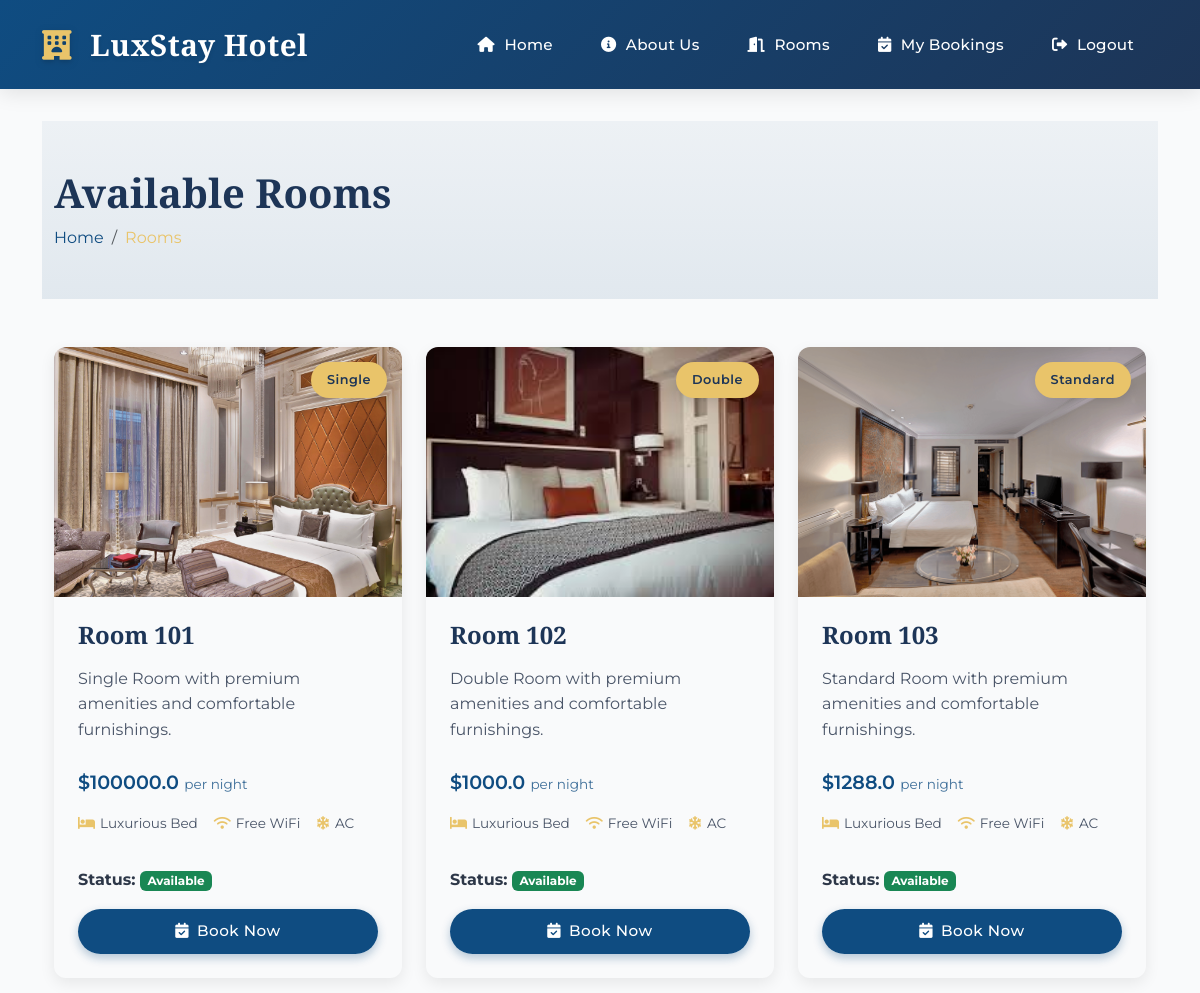
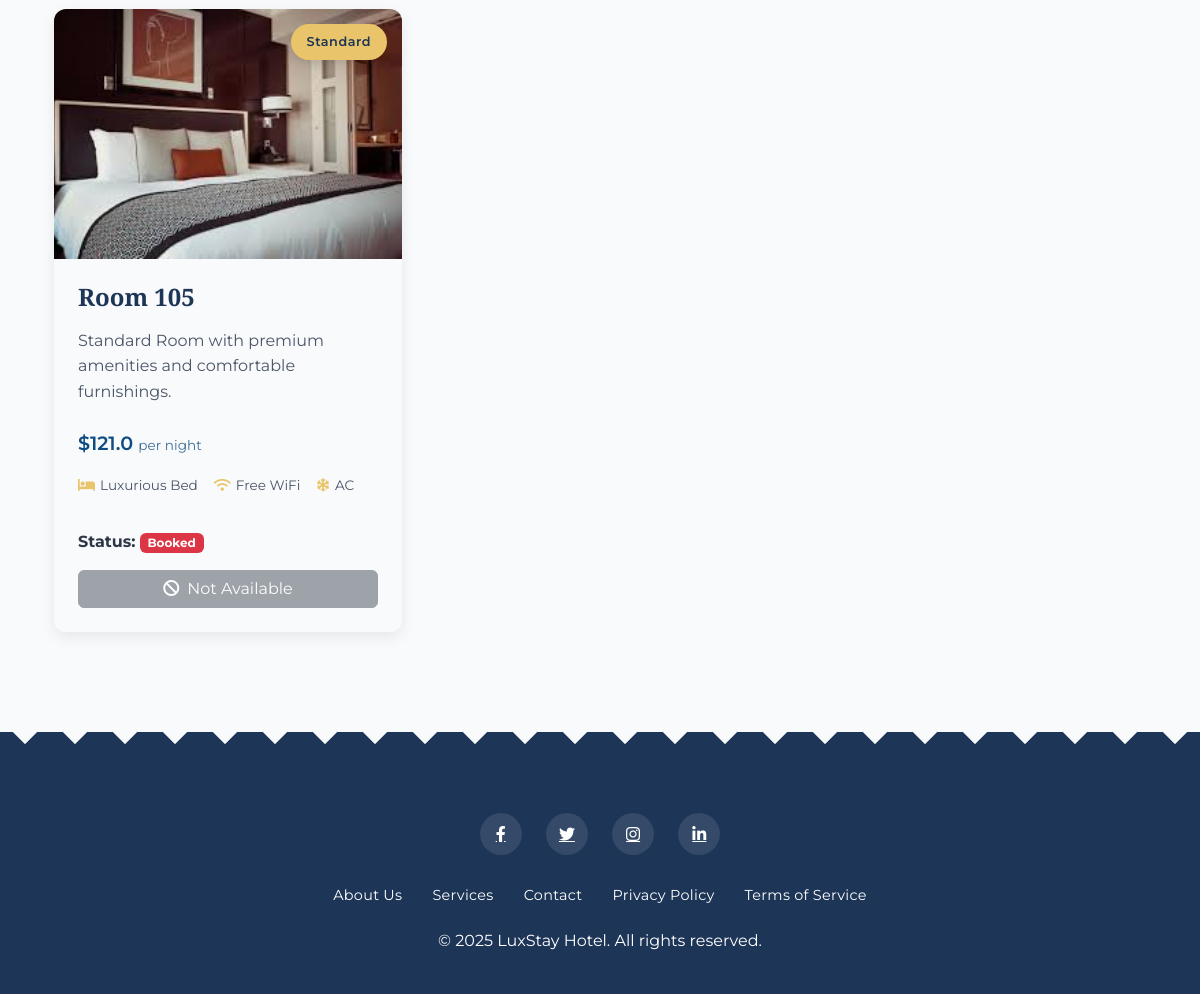
Page /rooms (signed in) on the committed database (2 pictures, top to bottom).
### models.py (models this page shows, shortened)
class Room(db.Model):
    __tablename__ = 'rooms'
    r_id = db.Column(db.Integer, primary_key=True)
    room_no = db.Column(db.String(10), unique=True, nullable=False)
    type = db.Column(db.String(50), nullable=False)
    price = db.Column(db.Float, nullable=False)
    is_available = db.Column(db.Boolean, default=True)
    rating = db.Column(db.Float, default=0.0)
    bookings = db.relationship('Booking', backref='room', lazy=True)
    reviews = db.relationship('Review', backref='room', lazy=True)

### routes.py (the view)
@app.route('/rooms')
@login_required
def rooms():
    all_rooms = Room.query.all()
    return render_template('rooms.html', rooms=all_rooms)

### routes.py (called while the page is built)
@login_manager.user_loader
def load_user(user_id):
    return User.query.get(int(user_id))

### templates/rooms.html (shortened to what this page needs)
{% extends "base.html" %}
{% block content %}
<div class="page-header">
    <div class="container">
        <h1 class="mb-2">Available Rooms</h1>
        <nav aria-label="breadcrumb">
            <ol class="breadcrumb">
                <li class="breadcrumb-item"><a href="{{ url_for('home') }}">Home</a></li>
                <li class="breadcrumb-item active" aria-current="page">Rooms</li>
            </ol>
        </nav>
    </div>
</div>
<div class="container">
    <div class="row">
        {% for room in rooms %}
        <div class="col-md-4 mb-4">
            <div class="booking-card">
                <div class="room-img-container">
                    <img src="{{ url_for('static', filename='images/room-' + room.r_id|string + '.png') }}"
                        class="room-img" alt="Room {{ room.room_no }}"
                        onerror="this.src='{{ url_for('static', filename='images/room1.jpeg') }}'">
                    <div class="room-badge">{{ room.type }}</div>
                </div>
                <div class="card-body">
                    <h5 class="card-title">Room {{ room.room_no }}</h5>
                    <p class="card-text">{{ room.type }} Room with premium amenities and comfortable furnishings.</p>
                    <span class="price-tag">${{ room.price }} <span>per night</span></span>
                    <div class="room-features">
                        <div class="room-feature"><i class="fas fa-bed"></i> Luxurious Bed</div>
                        <div class="room-feature"><i class="fas fa-wifi"></i> Free WiFi</div>
                        <div class="room-feature"><i class="fas fa-snowflake"></i> AC</div>
                    </div>
                    <div class="d-flex justify-content-between align-items-center mb-3">
                        <div>
                            <strong>Status:</strong>
                            {% if room.is_available %}
                                <span class="badge bg-success">Available</span>
                            {% else %}
                                <span class="badge bg-danger">Booked</span>
                            {% endif %}
                        </div>
                    </div>
                    {% if room.is_available %}
                    <div class="d-grid">
                        <a href="{{ url_for('book_room', room_id=room.r_id) }}" class="btn btn-primary">
                            <i class="fas fa-calendar-check me-2"></i>Book Now
                        </a>
                    </div>
                    {% else %}
                    <div class="d-grid">
                        <button class="btn btn-secondary" disabled>
                            <i class="fas fa-ban me-2"></i>Not Available
                        </button>
                    </div>
                    {% endif %}
                </div>
            </div>
        </div>
        {% else %}
        <div class="col-12">
            <div class="alert alert-info">
                <i class="fas fa-info-circle me-2"></i>No rooms available at the moment. Please check back later.
            </div>
        </div>
        {% endfor %}
    </div>
</div>
{% endblock %}

### templates/base.html (style rules this page uses)
:root { --primary-color: #0f4c81; --secondary-color: #1d3557; --accent-color: #e9c46a; --accent-hover: #f1d78e; --light-bg: #f8fafc; --dark-text: #2d3748; --light-text: #ffffff; --border-radius: 12px; --box-shadow: 0 10px 30px -5px rgba(0, 0, 0, 0.15); --transition: all 0.4s cubic-bezier(0.165, 0.84, 0.44, 1); }
body { font-family: 'Montserrat', sans-serif; color: var(--dark-text); background-color: #f9fafb; line-height: 1.6; overflow-x: hidden; }
.booking-card { border-radius: var(--border-radius); overflow: hidden; border: none; transition: var(--transition); box-shadow: 0 5px 15px rgba(0,0,0,0.08); height: 100%; position: relative; }
.room-img-container { position: relative; overflow: hidden; height: 250px; }
.room-img { height: 100%; object-fit: cover; width: 100%; transition: transform 0.7s ease; filter: brightness(0.95); }
.room-badge { position: absolute; top: 15px; right: 15px; background-color: var(--accent-color); color: var(--secondary-color); font-weight: 600; padding: 0.5rem 1rem; border-radius: 20px; font-size: 0.8rem; z-index: 10; box-shadow: 0 3px 10px rgba(0,0,0,0.1); letter-spacing: 0.5px; }
.card-body { padding: 1.5rem; }
.card-title { font-family: 'Cormorant Garamond', serif; font-weight: 700; font-size: 1.5rem; margin-bottom: 1rem; color: var(--secondary-color); }
.card-text { color: #4a5568; margin-bottom: 1.5rem; }
.price-tag { font-weight: 600; font-size: 1.2rem; color: var(--primary-color); margin-bottom: 1rem; display: block; }
.price-tag span { font-size: 0.85rem; opacity: 0.8; font-weight: 400; }
.room-features { display: flex; margin-bottom: 1.5rem; flex-wrap: wrap; }
.room-feature { margin-right: 1rem; margin-bottom: 0.5rem; display: flex; align-items: center; font-size: 0.85rem; color: #4a5568; }
.room-feature i { color: var(--accent-color); margin-right: 5px; }
.btn-primary { background: linear-gradient(135deg, var(--primary-color), var(--primary-color)); border: none; padding: 0.7rem 1.8rem; border-radius: 30px; transition: var(--transition); font-weight: 500; position: relative; overflow: hidden; z-index: 1; font-size: 0.95rem; letter-spacing: 0.5px; box-shadow: 0 4px 10px rgba(15, 76, 129, 0.3); }
.btn-primary:before { content: ''; position: absolute; top: 0; left: 0; width: 100%; height: 100%; background: linear-gradient(135deg, var(--secondary-color), var(--secondary-color)); transition: var(--transition); z-index: -1; opacity: 0; }
.page-header { background-color: var(--light-bg); padding: 3rem 0; margin-bottom: 3rem; border-radius: 0; position: relative; background: linear-gradient(rgba(15, 76, 129, 0.05), rgba(15, 76, 129, 0.1)); }
.page-header h1 { font-family: 'Cormorant Garamond', serif; font-weight: 700; color: var(--secondary-color); margin-bottom: 0.5rem; }
.breadcrumb { background: transparent; padding: 0; margin-bottom: 0; }
.breadcrumb-item a { color: var(--primary-color); text-decoration: none; transition: var(--transition); }
.breadcrumb-item.active { color: var(--accent-color); }

### rows in the picture
Room: shows a picture, type "Single", room_no "101", price "100000.0", is_available "Available"
Room: type "Double", room_no "102", price "1000.0", is_available "Available"
Room: shows a picture, type "Standard", room_no "103", price "1288.0", is_available "Available"
Room: type "Standard", room_no "105", price "121.0", is_available "Booked"
